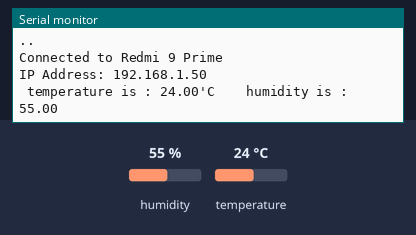
Bench run of a sketch on a simulated ESP8266 (NodeMCU). Shown: the last lines printed to the serial monitor. Inputs (shaded band) come from the test bench; at power-on: humidity 55 %, temperature 24 °C. WiFi joins after 1.5 s; servers stay silent unless stated.

Above: at 3.2 s.
3.3 s: humidity set to 22 %
At 4.7 s:
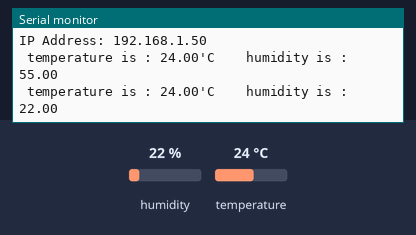
4.8 s: temperature set to 12 °C
At 6.1 s:
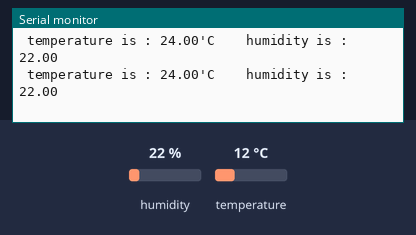
6.3 s: humidity set to 40 %
At 7.7 s:
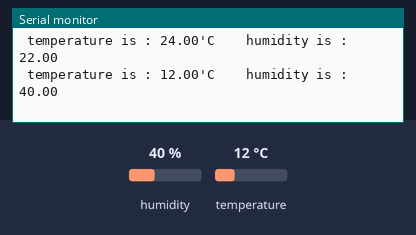
Timing chart, 0 to 9.3 s (numbered marks = the images above; inputs shaded):
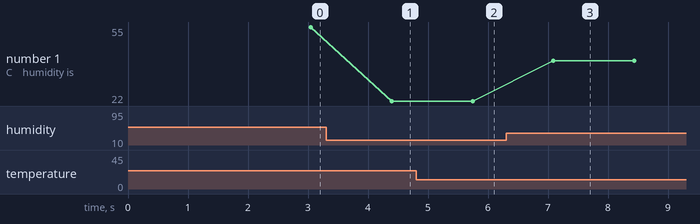

The sketch:

nodemcu_thingspeak_temp_humi_code.ino
```cpp
// libraries attached
#include<ThingSpeak.h>
#include<ESP8266WiFi.h>
#include<DHT11.h>

// pin define
int dhtpin = D1;

// object creation
DHT11 dht(dhtpin);

// wifi creation
const char *ssid = "Redmi 9 Prime";
const char *password = "00000000";

// thingspeak channel and write key
unsigned long myChannelNumber = 2415082;
const char *myWriteAPIKey = "9JE68I0B2AVRZMS5";

WiFiClient client;


// setup

void setup() {
  pinMode(dhtpin,OUTPUT);
  Serial.begin(9600);
  WiFi.begin(ssid,password);

 // wifi connetion
  while (WiFi.status() != WL_CONNECTED) {
    delay(1000);
    Serial.print(".");
  }
  Serial.println("");
  Serial.print("Connected to ");
  Serial.println(ssid);
  Serial.print("IP Address: ");
  Serial.println(WiFi.localIP());
  ThingSpeak.begin(client);


}

void loop() {

  //  data
  float temp = dht.readTemperature();
  float humi = dht.readHumidity();

  // data print
  Serial.print(" temperature is : ");
  Serial.print(temp);
  Serial.print("'C  ");
  Serial.print("  humidity is : ");
  Serial.println(humi);


  // sending to thingspeak
  ThingSpeak.setField(1,temp);
  ThingSpeak.setField(2,humi);
  int x = ThingSpeak.writeFields(myChannelNumber, myWriteAPIKey);


}
```

Measured:
- after the input at 3.3 s, the serial monitor: prints a new line after 1.1 s (image 1)
- after the input at 6.3 s, the serial monitor: prints a new line after 0.79 s (image 3)
- plotted number 1: 55 → 22 after the input at 3.3 s, 22 → 40 after the input at 6.3 s
